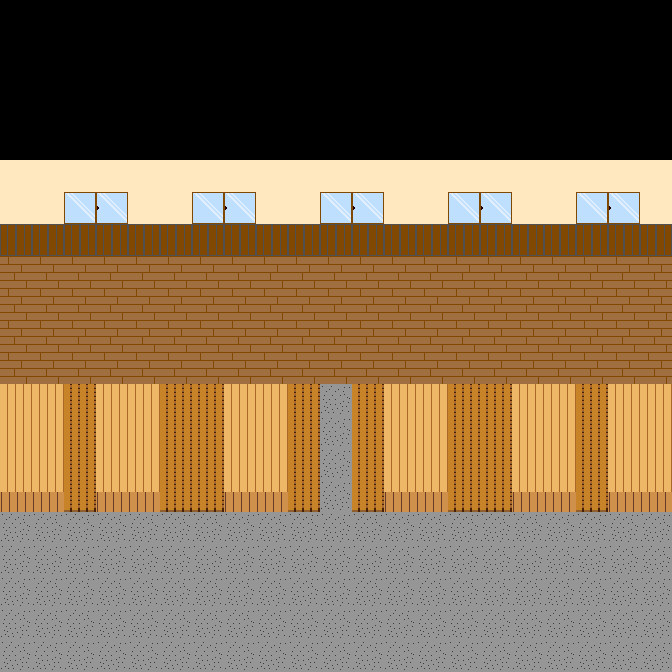

This is a level from a 2D game, rendered from its Tiled map with the project's own tilesets. A one-line summary and the complete map file follow:
An orthogonal 21x21 tile map with 32x32 px tiles, 1 tile layer (タイルレイヤー1).

<map version="1.10" tiledversion="1.11.2" orientation="orthogonal" renderorder="right-down" width="21" height="21" tilewidth="32" tileheight="32" infinite="0" nextlayerid="2" nextobjectid="1">
 <editorsettings>
  <export target="map.csv" format="csv" />
 </editorsettings>
 <tileset firstgid="1" source="map_img.tsx" />
 <layer id="1" name="タイルレイヤー1" width="21" height="21">
  <data encoding="csv">
1,1,1,1,1,1,1,1,1,1,1,1,1,1,1,1,1,1,1,1,1,
1,1,1,1,1,1,1,1,1,1,1,1,1,1,1,1,1,1,1,1,1,
1,1,1,1,1,1,1,1,1,1,1,1,1,1,1,1,1,1,1,1,1,
1,1,1,1,1,1,1,1,1,1,1,1,1,1,1,1,1,1,1,1,1,
1,1,1,1,1,1,1,1,1,1,1,1,1,1,1,1,1,1,1,1,1,
4,4,4,4,4,4,4,4,4,4,4,4,4,4,4,4,4,4,4,4,4,
4,4,6,5,4,4,6,5,4,4,6,5,4,4,6,5,4,4,6,5,4,
3,3,3,3,3,3,3,3,3,3,3,3,3,3,3,3,3,3,3,3,3,
2,2,2,2,2,2,2,2,2,2,2,2,2,2,2,2,2,2,2,2,2,
2,2,2,2,2,2,2,2,2,2,2,2,2,2,2,2,2,2,2,2,2,
2,2,2,2,2,2,2,2,2,2,2,2,2,2,2,2,2,2,2,2,2,
2,2,2,2,2,2,2,2,2,2,2,2,2,2,2,2,2,2,2,2,2,
8,8,10,8,8,10,10,8,8,10,11,10,8,8,10,10,8,8,10,8,8,
8,8,10,8,8,10,10,8,8,10,11,10,8,8,10,10,8,8,10,8,8,
8,8,10,8,8,10,10,8,8,10,11,10,8,8,10,10,8,8,10,8,8,
7,7,9,7,7,9,9,7,7,9,11,9,7,7,9,9,7,7,9,7,7,
11,11,11,11,11,11,11,11,11,11,11,11,11,11,11,11,11,11,11,11,11,
11,11,11,11,11,11,11,11,11,11,11,11,11,11,11,11,11,11,11,11,11,
11,11,11,11,11,11,11,11,11,11,11,11,11,11,11,11,11,11,11,11,11,
11,11,11,11,11,11,11,11,11,11,11,11,11,11,11,11,11,11,11,11,11,
11,11,11,11,11,11,11,11,11,11,11,11,11,11,11,11,11,11,11,11,11
</data>
 </layer>
</map>
